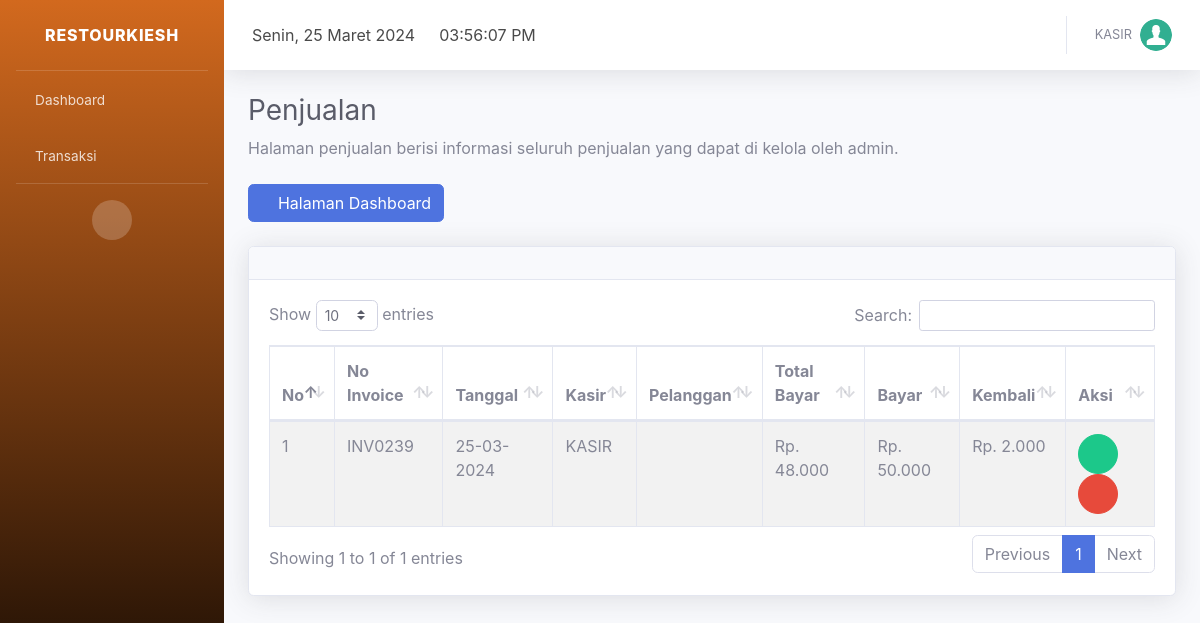
Page /index.php?page=data_penjualan (signed in) on the committed database.
### tables this page shows
CREATE TABLE `profil_aplikasi` (
  `id` int(11) NOT NULL,
  `nama_aplikasi` varchar(30) NOT NULL,
  `alamat` varchar(100) NOT NULL,
  `no_telp` char(14) NOT NULL,
  `logo` varchar(100) NOT NULL
);

CREATE TABLE `pengguna` (
  `id_pengguna` int(11) NOT NULL,
  `kode_pengguna` char(9) NOT NULL,
  `nama_pengguna` varchar(50) NOT NULL,
  `email` varchar(35) NOT NULL,
  `no_telp` char(14) NOT NULL,
  `foto` varchar(100) NOT NULL,
  `username` varchar(50) NOT NULL,
  `password` varchar(500) NOT NULL,
  `level` varchar(10) NOT NULL,
  `status` int(11) NOT NULL
);

CREATE TABLE `penjualan` (
  `id_penjualan` int(11) NOT NULL,
  `no_invoice` char(10) NOT NULL,
  `tanggal` timestamp NOT NULL DEFAULT current_timestamp() ON UPDATE current_timestamp(),
  `id_kasir` int(11) NOT NULL,
  `kode_pelanggan` char(9) NOT NULL,
  `total_bayar` mediumint(9) NOT NULL,
  `bayar` mediumint(9) NOT NULL,
  `kembali` mediumint(9) NOT NULL
);

### page/penjualan/index.php (the view, shortened to what this page needs)
<div class="container-fluid">
  <h1 class="h3 mb-2 text-gray-800">Penjualan</h1>
  <p class="mb-4">Halaman penjualan berisi informasi seluruh penjualan yang dapat di kelola oleh admin.</p>
  <a href="index.php?page=dashboard"><button class="btn btn-primary"><i class="fa fa-angle-left"></i> Halaman Dashboard</button></a>
  <br /><br />
  <div class="card shadow mb-4">
    <div class="card-header py-3">
    </div>
    <div class="card-body">
      <div class="table-responsive">
        <table class="table table-bordered table-striped" id="dataTable" width="100%" cellspacing="0">
          <thead>
            <tr>
              <th>No</th>
              <th>No Invoice</th>
              <th>Tanggal</th>
              <th>Kasir</th>
              <th>Pelanggan</th>
              <th>Total Bayar</th>
              <th>Bayar</th>
              <th>Kembali</th>
              <th>Aksi</th>
            </tr>
          </thead>
          <tbody>
            <?php
            include 'config/database.php';
            if ($_SESSION["level"] == "Kasir") {
              $kasir = $_SESSION["id_pengguna"];
              $sql = "select * from penjualan left join pelanggan on penjualan.kode_pelanggan=pelanggan.kode_pelanggan left join pengguna on pengguna.id_pengguna=penjualan.id_kasir where id_kasir=$kasir order by id_penjualan desc";
            } else {
              $sql = "select * from penjualan left join pelanggan on penjualan.kode_pelanggan=pelanggan.kode_pelanggan left join pengguna on pengguna.id_pengguna=penjualan.id_kasir order by id_penjualan desc";
            }
            $hasil = mysqli_query($kon, $sql);
            $no = 0;
            while ($data = mysqli_fetch_array($hasil)) :
              $no++;
            ?>
              <tr>
                <td><?php echo $no; ?></td>
                <td><?php echo $data['no_invoice']; ?></td>
                <td><?php echo date('d-m-Y', strtotime($data["tanggal"])); ?></td>
                <td><?php echo $data['nama_pengguna']; ?></td>
                <td><?php echo $data['nama_pelanggan']; ?></td>
                <td>Rp. <?php echo number_format($data['total_bayar'], 0, ',', '.'); ?></td>
                <td>Rp. <?php echo number_format($data['bayar'], 0, ',', '.'); ?></td>
                <td>Rp. <?php echo number_format($data['kembali'], 0, ',', '.'); ?></td>
                <td>
                  <a href="index.php?page=detail_penjualan&id_penjualan=<?php echo $data['id_penjualan']; ?>" class="btn btn-success btn-circle" id_penjualan="<?php echo $data['id_penjualan']; ?>" data-toggle="tooltip" title="Detail penjualan" data-placement="top"><i class="fas fa-mouse-pointer"></i></a>
                  <?php if ($_SESSION["level"] == "Kasir") : ?>
                    <button class="btn-hapus btn btn-danger btn-circle" id_penjualan="<?php echo $data['id_penjualan']; ?>" no_invoice="<?php echo $data['no_invoice']; ?>" data-toggle="tooltip" title="Hapus penjualan" data-placement="top"><i class="fas fa-trash"></i></button>
                  <?php endif; ?>
                </td>
              </tr>
            <?php endwhile; ?>
          </tbody>
        </table>
      </div>
    </div>
  </div>
</div>

### index.php (shortened to what this page needs)
<?php
include 'config/database.php';
$hasil = mysqli_query($kon, "select * from profil_aplikasi order by nama_aplikasi desc limit 1");
$data = mysqli_fetch_array($hasil);
?>
<!DOCTYPE html>
<html lang="en">
<head>
  <link href="assets/vendor/fontawesome-free/css/all.min.css" rel="stylesheet" type="text/css">
  <link href="assets/font/font.css" rel="stylesheet">
  <link href="assets/css/sb-admin-2.min.css" rel="stylesheet">
  <link href="assets/vendor/datatables/dataTables.bootstrap4.min.css" rel="stylesheet">
  <link rel="stylesheet" href="assets/plugin/datepicker/css/datepicker.css">
</head>
<body>
  <div id="wrapper">
    <ul class="navbar-nav sidebar sidebar-dark accordion" id="accordionSidebar" style="background-image: linear-gradient(180deg, #D2691E 0%, #000000 100%);">
      <a class="sidebar-brand d-flex align-items-center justify-content-center" href="index.php?page=dashboard">
        <div class="sidebar-brand-text mx-3"><?php echo $data['nama_aplikasi']; ?></div>
      </a>
      <hr class="sidebar-divider my-0">
<li class="nav-item">
    <a class="nav-link" href="index.php?page=dashboard">
        <i class="fas fa-home"></i>
        <span>Dashboard</span>
    </a>
</li>
<?php if ($_SESSION["level"] == "Kasir" || $_SESSION["level"] == "Owner") : ?>
    <li class="nav-item">
        <a class="nav-link collapsed" href="#" data-toggle="collapse" data-target="#transaksi" aria-expanded="true" aria-controls="collapseTwo">
            <i class="fas fa-shopping-cart"></i>
            <span>Transaksi</span>
        </a>
    </li>
<?php endif; ?>
      <hr class="sidebar-divider d-none d-md-block">
      <div class="text-center d-none d-md-inline">
        <button class="rounded-circle border-0" id="sidebarToggle"></button>
      </div>
    </ul>
    <div id="content-wrapper" class="d-flex flex-column">
      <div id="content">
        <nav class="navbar navbar-expand navbar-light bg-white topbar mb-4 static-top shadow">
          <div class="top-navbar d-none d-xl-block">
            <ul class="navbar-nav align-items-center">
              <li class="nav-item">
                <a class="nav-link">
                  <div id="date">
                  </div>
                </a>
              </li>
            </ul>
          </div>
          <div class="top-navbar d-none d-xl-block">
            <ul class="navbar-nav align-items-center">
              <li class="nav-item">
                <a class="nav-link">
                  <div id="clock">
                  </div>
                </a>
              </li>
            </ul>
          </div>
          <ul class="navbar-nav ml-auto">
    <?php
    include 'config/database.php';
    $id_pengguna = $_SESSION["id_pengguna"];
    $hasil = mysqli_query($kon, "select nama_pengguna,foto from pengguna where id_pengguna=$id_pengguna");
    $row = mysqli_fetch_array($hasil);
    ?>
    <li class="nav-item dropdown no-arrow">
      <a class="nav-link dropdown-toggle" href="#" id="userDropdown" role="button" data-toggle="dropdown" aria-haspopup="true" aria-expanded="false">
        <span class="mr-2 d-none d-lg-inline text-gray-600 small"><?php echo $row["nama_pengguna"]; ?></span>
        <img class="img-profile rounded-circle" src="page/pengguna/foto/<?php echo $row["foto"]; ?>">
      </a>
    </li>
</ul>
        </nav>
        <?php
        if (isset($_GET['page'])) {
          $page = $_GET['page'];
          switch ($page) {
            case 'data_penjualan':
              include "page/penjualan/index.php";
              break;
          }
        }
        ?>
      </div>
    </div>
  </div>
  <link href="assets/plugin/select2/select2.min.css" rel="stylesheet" />
</body>
</html>

### rows in the picture
profil_aplikasi: nama_aplikasi "RESTOURKIESH"
pengguna: nama_pengguna "KASIR", foto (placeholder picture)
penjualan: no_invoice "INV0239", tanggal "25-03-2024", pengguna.nama_pengguna "KASIR", total_bayar "48.000", bayar "50.000", kembali "2.000"
